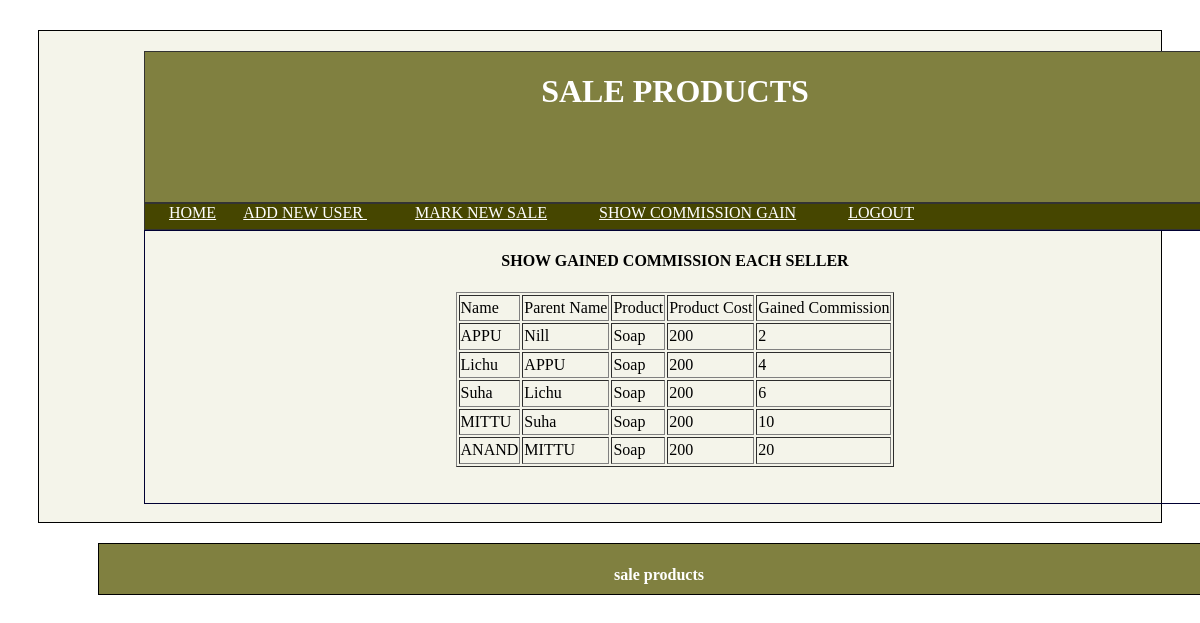
Screenshot of /commission_gain.php (signed in) with the database file from the repository.
### tables this page shows
CREATE TABLE `tb_commission_gain`  (
  `user_id` int(4) NOT NULL,
  `product_id` int(5) NOT NULL,
  `commission_gained` char(5) NOT NULL,
  PRIMARY KEY (`user_id`, `product_id`) USING BTREE
);

CREATE TABLE `tb_seller_users`  (
  `user_id` int(11) NOT NULL AUTO_INCREMENT,
  `name` varchar(100) NOT NULL,
  `address` varchar(255) NOT NULL,
  `mobile_number` bigint(12) NOT NULL,
  PRIMARY KEY (`user_id`) USING BTREE
);

CREATE TABLE `tb_user_hierarchy`  (
  `user_id` char(10) NOT NULL,
  `parent_user_id` int(11) NOT NULL
);

CREATE TABLE `tb_product`  (
  `product_id` int(11) NOT NULL,
  `product_name` varchar(100) NULL DEFAULT NULL,
  `cost` char(10) NULL DEFAULT NULL,
  PRIMARY KEY (`product_id`) USING BTREE
);

### commission_gain.php (the view, shortened to what this page needs)
<!DOCTYPE html PUBLIC "-//W3C//DTD XHTML 1.0 Transitional//EN" "http://www.w3.org/TR/xhtml1/DTD/xhtml1-transitional.dtd">
<html xmlns="http://www.w3.org/1999/xhtml">
<head>
<link rel="stylesheet" type="text/css" href="css/style.css" />
</head>
<div class="maindiv">
<div class="header">
<h1 align="center">
SALE PRODUCTS
</h1>
</div>
<div class="menubar">
<?php
require("menu.php");
?>
</div>
<div class="subdiv1">
<h4 align="center">SHOW GAINED COMMISSION  EACH SELLER</h4>
<?php
$query_commission_gain="SELECT * from tb_commission_gain order by product_id";
   $result_user=mysql_query($query_commission_gain);
   ?>
   <table align="center" height="175" border="1">
   <tr><td>Name</td>
   <td>Parent Name</td>
   <td>Product</td>
   <td>Product Cost</td>
   <td>Gained Commission</td>
   </tr>
   <?php
while($row_result=mysql_fetch_array($result_user))
  {
	$user_id=$row_result['user_id'];
	  $product_id=$row_result['product_id'];
	 $commission_gained=$row_result['commission_gained'];
	  $query_selectproduct="SELECT product_name,cost from tb_product where product_id='$product_id'";
   $result_selectproduct=mysql_query($query_selectproduct);
   $row_cost=mysql_fetch_assoc($result_selectproduct);
   $product_name=$row_cost['product_name'];
   $cost=$row_cost['cost'];
    $query_username="SELECT name from tb_seller_users where user_id='$user_id'";
   $result_username=mysql_query($query_username);
   $username_row=mysql_fetch_assoc($result_username);
   $name=$username_row['name'];
	$query_hierarchy="SELECT parent_user_id from tb_user_hierarchy where user_id='$user_id'";
	  $result_hierarchy=mysql_query($query_hierarchy);
	  $parent_row=mysql_fetch_assoc($result_hierarchy);
	  $parent_id=$parent_row['parent_user_id'];
	   $query_parent_name="SELECT name from tb_seller_users where user_id='$parent_id'";
   $result_parent_name=mysql_query($query_parent_name);
   $parent_row=mysql_fetch_assoc($result_parent_name);
   $parent_name=$parent_row['name'];
   if($parent_id<1)
	  {
		  $parent_name='Nill';
	  }
    echo '<tr><td>'.$name.'</td>';
	  echo '<td>'.$parent_name.'</td>';
	   echo '<td>'.$product_name.'</td>';
	   echo '<td>'.$cost.'</td>';
	   echo '<td>'.$commission_gained.'</td></tr>';
	  ?>
	  <?php
  }
?>
   </table>
<br />
</div>
<br />
</div>
<div class="bottamdiv">
<h4 align="center">sale products</h4>
</div>
</body>
</html>

### menu.php (shortened to what this page needs)
<a href="login_view.php"  style="color:white">HOME</a>
<a href="register_saleuser.php"  style="color:white">ADD NEW USER </a>
<a href="mark_new_sale.php"  style="color:white">MARK NEW SALE</a>
<a href="commission_gain.php"  style="color:white">SHOW COMMISSION GAIN</a>
<a href="logout.php" style="color:white">LOGOUT</a>

### css/style.css (style rules this page uses)
.maindiv { width:auto; height:auto; border:1px solid #000; margin-left:30px; margin-top:30px; margin-right:30px; background-color:#F4F4EA; }
.header { height:150px; border:1px solid #333; width:1060px; margin-top:20px; margin-left:105px; background-color:#808040; color:#FFF; }
.menubar { height:25px; border:1px solid #333; width:1060px; margin-left:105px; background-color:#464600; color:#FFF; }
.subdiv1 { border:2px solid #0075EA; width:1060px; margin-left:105px; border:1px solid #003; }
.bottamdiv { border:1px solid #000; width:1120px; margin-top:20px; height:50px; margin-left:90px; color:#FFF; font-weight:bold; background-color:#808040; }
a:link { color:#F90; }

### rows the page displays
tb_commission_gain: tb_seller_users.name "APPU", tb_user_hierarchy.parent_user_id "Nill", product.product_name "Soap", product.cost "200", commission_gained "2"
tb_commission_gain: tb_seller_users.name "Lichu", tb_seller_users.name "APPU", product.product_name "Soap", product.cost "200", commission_gained "4"
tb_commission_gain: tb_seller_users.name "Suha", tb_seller_users.name "Lichu", product.product_name "Soap", product.cost "200", commission_gained "6"
tb_commission_gain: tb_seller_users.name "MITTU", tb_seller_users.name "Suha", product.product_name "Soap", product.cost "200", commission_gained "10"
tb_commission_gain: tb_seller_users.name "ANAND", tb_seller_users.name "MITTU", product.product_name "Soap", product.cost "200", commission_gained "20"
